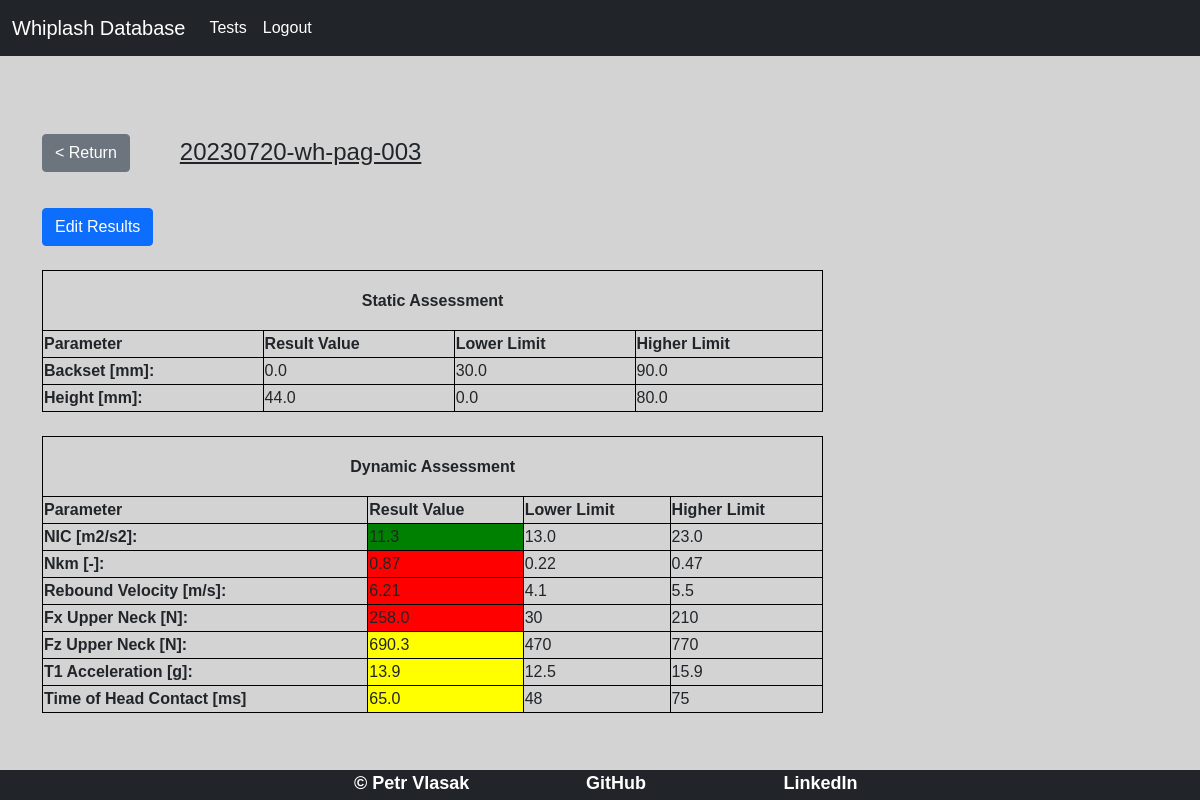
The page /test/4 (signed in) on the database its author committed.
### models.py (models this page shows, shortened)
class Test(db.Model):
    id = db.Column(db.Integer, primary_key=True)
    label = db.Column(db.String(128), index=True, unique=False)
    pulse_id = db.Column(db.Integer, db.ForeignKey('pulse.id'))
    sample_id = db.Column(db.Integer, db.ForeignKey('sample.id'))
    result_id = db.relationship('Result', backref='test', uselist=False, cascade='all, delete, delete-orphan')

class Result(db.Model):
    id = db.Column(db.Integer, primary_key=True)
    backset = db.Column(db.Float, unique=False)
    height = db.Column(db.Float, unique=False)
    NIC = db.Column(db.Float, index=False, unique=False)
    Nkm = db.Column(db.Float, index=False, unique=False)
    rebound_velocity = db.Column(db.Float, index=False, unique=False)
    Fx_upper_neck = db.Column(db.Float, index=False, unique=False)
    Fz_upper_neck = db.Column(db.Float, index=False, unique=False)
    T1_acceleration = db.Column(db.Float, index=False, unique=False)
    time_head_contact = db.Column(db.Float, index=False, unique=False)
    test_id = db.Column(db.Integer, db.ForeignKey('test.id'))

### routes.py (the view)
@app.route('/test/<int:id>', methods=['GET', 'POST'])
@login_required
def test(id):
    test_data = Test.query.get(id)
    result_data = Result.query.get(id)
    pulse_data = Pulse.query.get(Test.query.get(id).pulse_id)
    return render_template('result.html', template_test=test_data, template_result=result_data,
                           template_pulse=pulse_data)

### routes.py (called while the page is built)
@login_manager.user_loader
def load_user(user_id):
    return User.query.get(int(user_id))

### templates/result.html (shortened to what this page needs)
{% extends "base.html"  %}
{%block content%}
<div class="result">
    <br>
    <div id="return">
        <a href="{{url_for('profile')}}"> <button class="btn btn-secondary"> < Return </button> </a>
        <p> {{template_test.label}} </p>
    </div>
    <br>
    <div>
    <a href="{{url_for('update', id=template_result.id) }}"> <button class="btn btn-primary">Edit Results</button> </a>
    </div>
    {% if template_pulse.severity == 'Low' %}
        {% include 'result_template_low.html' %}
    {% elif template_pulse.severity == 'Medium' %}
        {% include 'result_template_medium.html' %}
    {% else %}
        {% include 'result_template_high.html' %}
    {% endif %}
</div>
{%endblock%}

### templates/result_template_high.html (shortened to what this page needs)
{% set backset_Bottom = 30.0 %}
{% set backset_Top = 90.0 %}
{% set height_Bottom = 0.0 %}
{% set height_Top = 80.0 %}
{% set NIC_Bottom_High = 13.0 %}
{% set NIC_Top_High = 23.0 %}
{% set Nkm_Bottom_High = 0.22 %}
{% set Nkm_Top_High = 0.47 %}
{% set Rebound_Vel_Bottom_High = 4.1 %}
{% set Rebound_Vel_Top_High = 5.50 %}
{% set Fx_UN_Bottom_High = 30 %}
{% set Fx_UN_Top_High = 210 %}
{% set Fz_UN_Bottom_High = 470 %}
{% set Fz_UN_Top_High = 770 %}
{% set T1_acc_Bottom_High = 12.5 %}
{% set T1_acc_Top_High = 15.9 %}
{% set Time_Cont_Bottom_High = 48 %}
{% set Time_Cont_Top_High = 75 %}
<table style="width:70%">
            <tr height="60px">
                <th colspan="4" style="text-align: center">
                    Static Assessment
                </th>
            </tr>
            <tr>
                <th>Parameter</th>
                <th>Result Value</th>
                <th>Lower Limit</th>
                <th>Higher Limit</th>
            </tr>
            <tr>
                <th> Backset [mm]: </th>
                    <td> {{template_result.backset}} </td>
                    <td> {{backset_Bottom}} </td>
                    <td> {{backset_Top}} </td>
            </tr>
            <tr>
                <th> Height [mm]: </th>
                    <td> {{template_result.height}} </td>
                    <td> {{height_Bottom}} </td>
                    <td> {{height_Top}} </td>
            </tr>
</table>
<table style="width:70%">
            <tr height="60px">
                <th colspan="4" style="text-align: center">
                    Dynamic Assessment
                </th>
            </tr>
            <tr>
                <th>Parameter</th>
                <th>Result Value</th>
                <th>Lower Limit</th>
                <th>Higher Limit</th>
            </tr>
            <tr>
                <th> NIC [m2/s2]: </th>
                {% if template_result.NIC < NIC_Bottom_High %}
                    <td bgcolor="green"> {{template_result.NIC}} </td>
                {%elif ((template_result.NIC >= NIC_Bottom_High) and (template_result.NIC < NIC_Top_High)) %}
                    <td bgcolor="yellow"> {{template_result.NIC}} </td>
                {% else %}
                    <td bgcolor="red"> {{template_result.NIC}} </td>
                {%endif%}
                <td> {{NIC_Bottom_High}} </td>
                <td> {{NIC_Top_High}} </td>
            </tr>
            <tr>
                <th> Nkm [-]: </th>
             {% if template_result.Nkm < Nkm_Bottom_High %}
                    <td bgcolor="green"> {{template_result.Nkm}} </td>
                {%elif ((template_result.Nkm >= Nkm_Bottom_High) and (template_result.Nkm < Nkm_Top_High)) %}
                    <td bgcolor="yellow"> {{template_result.Nkm}} </td>
                {% else %}
                    <td bgcolor="red"> {{template_result.Nkm}} </td>
                {%endif%}
                <td> {{Nkm_Bottom_High}} </td>
                <td> {{Nkm_Top_High}} </td>
            </tr>
            <tr>
                <th> Rebound Velocity [m/s]: </th>
                {% if template_result.rebound_velocity < Rebound_Vel_Bottom_High %}
                    <td bgcolor="green"> {{template_result.rebound_velocity}} </td>
                {%elif ((template_result.rebound_velocity >= Rebound_Vel_Bottom_High) and (template_result.rebound_velocity < Rebound_Vel_Top_High)) %}
                    <td bgcolor="yellow"> {{template_result.rebound_velocity}} </td>
                {% else %}
                    <td bgcolor="red"> {{template_result.rebound_velocity}} </td>
                {%endif%}
                <td> {{Rebound_Vel_Bottom_High}} </td>
                <td> {{Rebound_Vel_Top_High}} </td>
            </tr>
            <tr>
                <th> Fx Upper Neck [N]: </th>
                {% if template_result.Fx_upper_neck < Fx_UN_Bottom_High %}
                    <td bgcolor="green"> {{template_result.Fx_upper_neck}} </td>
                {%elif ((template_result.Fx_upper_neck >= Fx_UN_Bottom_High) and (template_result.Fx_upper_neck < Fx_UN_Top_High)) %}
                    <td bgcolor="yellow"> {{template_result.Fx_upper_neck}} </td>
                {% else %}
                    <td bgcolor="red"> {{template_result.Fx_upper_neck}} </td>
                {%endif%}
                <td> {{Fx_UN_Bottom_High}} </td>
                <td> {{Fx_UN_Top_High}} </td>
            </tr>
            <tr>
                <th> Fz Upper Neck [N]: </th>
                 {% if template_result.Fz_upper_neck < Fz_UN_Bottom_High %}
                    <td bgcolor="green"> {{template_result.Fz_upper_neck}} </td>
                {%elif ((template_result.Fz_upper_neck >= Fz_UN_Bottom_High) and (template_result.Fz_upper_neck < Fz_UN_Top_High)) %}
                    <td bgcolor="yellow"> {{template_result.Fz_upper_neck}} </td>
                {% else %}
                    <td bgcolor="red"> {{template_result.Fz_upper_neck}} </td>
                {%endif%}
                <td> {{Fz_UN_Bottom_High}} </td>
                <td> {{Fz_UN_Top_High}} </td>
            </tr>
            <tr>
                <th> T1 Acceleration [g]: </th>
                {% if template_result.T1_acceleration < T1_acc_Bottom_High %}
                    <td bgcolor="green"> {{template_result.T1_acceleration}} </td>
                {%elif ((template_result.T1_acceleration >= T1_acc_Bottom_High) and (template_result.T1_acceleration < T1_acc_Top_High)) %}
                    <td bgcolor="yellow"> {{template_result.T1_acceleration}} </td>
                {% else %}
                    <td bgcolor="red"> {{template_result.T1_acceleration}} </td>
                {%endif%}
                <td> {{T1_acc_Bottom_High}} </td>
                <td> {{T1_acc_Top_High}} </td>
            </tr>
            <tr>
                <th> Time of Head Contact [ms] </th>
                {% if template_result.time_head_contact < Time_Cont_Bottom_High %}
                    <td bgcolor="green"> {{template_result.time_head_contact}} </td>
                {%elif ((template_result.time_head_contact >= Time_Cont_Bottom_High) and (template_result.time_head_contact < Time_Cont_Top_High)) %}
                    <td bgcolor="yellow"> {{template_result.time_head_contact}} </td>
                {% else %}
                    <td bgcolor="red"> {{template_result.time_head_contact}} </td>
                {%endif%}
                <td> {{Time_Cont_Bottom_High}} </td>
                <td> {{Time_Cont_Top_High}} </td>
            </tr>
</table>

### static/css/style.css (style rules this page uses)
html, body { width: 100%; height: 100%; margin: 0; padding: 0; background-color: #D3D3D3; font-family: 'Raleway', sans-serif; }
.page-container .result { padding-top: 100px; }
.page-container .result #return { height: 60px; display: flex; padding-top: 10px; padding-bottom: 10px; }
.page-container .result #return p { padding-left: 50px; font-size: 24px; text-decoration: underline; }

### templates/result.html (style rules this page uses)
table, th, td { border:1px solid black; }

### rows shown on the page
Test: label "20230720-wh-pag-003"
Result: backset "0.0", height "44.0", NIC "11.3", Nkm "0.87", rebound_velocity "6.21", Fx_upper_neck "258.0", Fz_upper_neck "690.3", T1_acceleration "13.9", time_head_contact "65.0"

### other values the page prints
{{ backset_Bottom }} "30.0"
{{ backset_Top }} "90.0"
{{ height_Bottom }} "0.0"
{{ height_Top }} "80.0"
{{ NIC_Bottom_High }} "13.0"
{{ NIC_Top_High }} "23.0"
{{ Nkm_Bottom_High }} "0.22"
{{ Nkm_Top_High }} "0.47"
{{ Rebound_Vel_Bottom_High }} "4.1"
{{ Rebound_Vel_Top_High }} "5.5"
{{ Fx_UN_Bottom_High }} "30"
{{ Fx_UN_Top_High }} "210"
{{ Fz_UN_Bottom_High }} "470"
{{ Fz_UN_Top_High }} "770"
{{ T1_acc_Bottom_High }} "12.5"
